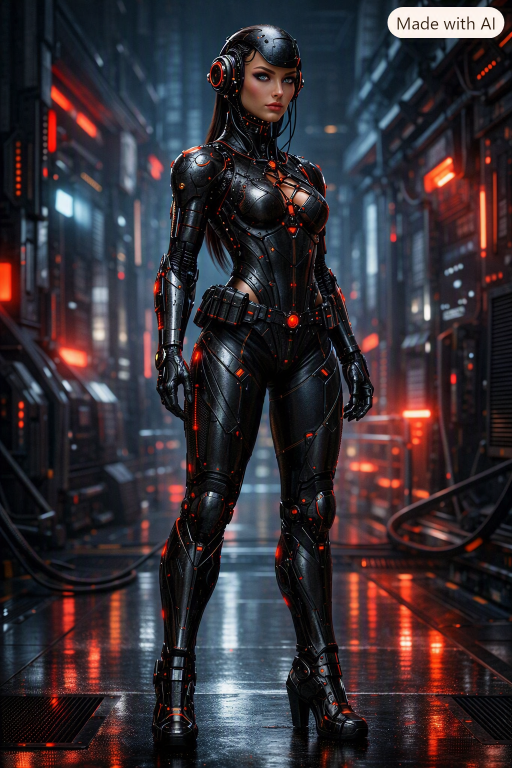
#> input picture assets/synthesis/Copilot_20260814_001853.png, 1024 x 1536 px (shown at 1/2 size); its folder holds only this picture in this run
$ python optimize_synthesis_assets.py
#> lines starting #> are read from the running program, lines starting #| are printed output that depends on the picture
from __future__ import annotations

from pathlib import Path
from PIL import Image

ROOT = Path(__file__).resolve().parent
SYNTHESIS_DIR = ROOT / 'assets' / 'synthesis'

FULL_DETAIL = {
    'Copilot_20260820_210234',
    'Copilot_20260820_211257',
    'Copilot_20260820_201148',
}

MAX_WIDTH = 1600
MAX_HEIGHT = 1400
WEBP_QUALITY = 68
AVIF_QUALITY = 58


def resize_for_web(path: Path, img: Image.Image) -> Image.Image:
    width, height = img.size
    if path.stem in FULL_DETAIL:
        max_width = 1600
        max_height = 1400
        quality_webp = 72
        quality_avif = 65
    else:
        max_width = 1200
        max_height = 1000
        quality_webp = 58
        quality_avif = 50

    if width <= max_width and height <= max_height:
        return img, quality_webp, quality_avif

    scale = min(max_width / width, max_height / height)
    if scale >= 1:
        return img, quality_webp, quality_avif

    new_size = (max(1, int(width * scale)), max(1, int(height * scale)))
    return img.resize(new_size, Image.Resampling.LANCZOS), quality_webp, quality_avif


for image_path in sorted(SYNTHESIS_DIR.glob('*.png')):
    try:
        with Image.open(image_path) as img:
#> img is the input picture: PIL image 1024x1536 RGB; mean R, G, B 54, 46.9, 52.8
            converted = img.convert('RGBA')
            resized, webp_quality, avif_quality = resize_for_web(image_path, converted)
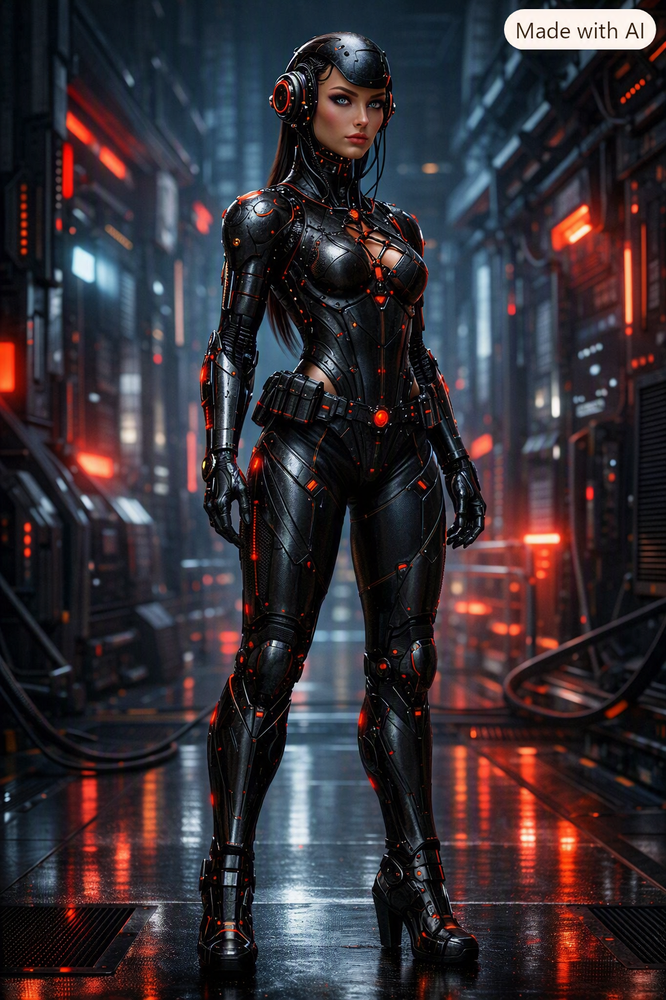
#> resized: PIL image 666x1000 RGBA; mean R, G, B, A 54.1, 46.9, 52.9, 255
#> webp_quality = 58; avif_quality = 50

            webp_path = image_path.with_suffix('.webp')
            resized.save(webp_path, 'WEBP', quality=webp_quality, method=6)
            print(f'Generated {webp_path.name}')

            try:
                avif_path = image_path.with_suffix('.avif')
                resized.save(avif_path, 'AVIF', quality=avif_quality)
                print(f'Generated {avif_path.name}')
            except Exception as exc:  # pragma: no cover - environment dependent
                print(f'Skipped AVIF for {image_path.name}: {exc}')
    except Exception as exc:  # pragma: no cover - robust script
        print(f'Failed to optimize {image_path.name}: {exc}')

print('Optimization complete.')
